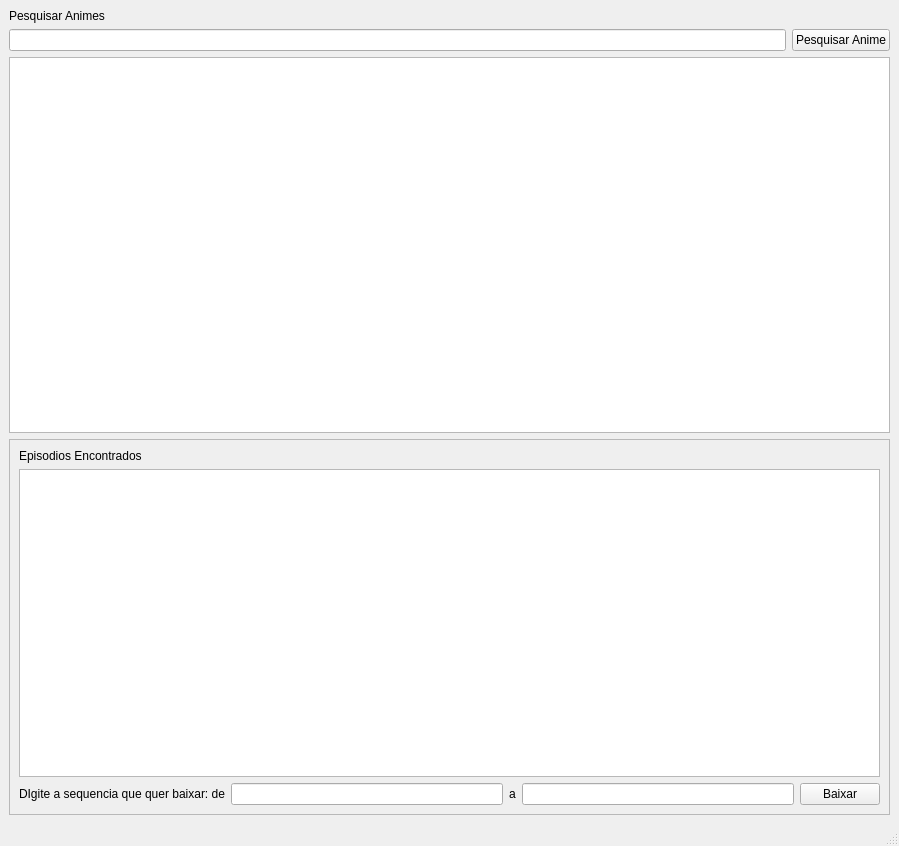
<?xml version="1.0" encoding="UTF-8"?>
<ui version="4.0">
 <class>MainWindow</class>
 <widget class="QMainWindow" name="MainWindow">
  <property name="geometry">
   <rect>
    <x>0</x>
    <y>0</y>
    <width>899</width>
    <height>846</height>
   </rect>
  </property>
  <property name="windowTitle">
   <string>MainWindow</string>
  </property>
  <widget class="QWidget" name="centralwidget">
   <layout class="QGridLayout" name="gridLayout_2">
    <item row="0" column="0">
     <layout class="QGridLayout" name="gridLayout">
      <item row="1" column="0">
       <widget class="QLineEdit" name="ed_nome"/>
      </item>
      <item row="1" column="1">
       <widget class="QPushButton" name="bt_pesquisar">
        <property name="text">
         <string>Pesquisar Anime</string>
        </property>
       </widget>
      </item>
      <item row="2" column="0" colspan="2">
       <widget class="QListWidget" name="lista"/>
      </item>
      <item row="3" column="0" colspan="2">
       <widget class="QFrame" name="frame">
        <property name="frameShape">
         <enum>QFrame::StyledPanel</enum>
        </property>
        <property name="frameShadow">
         <enum>QFrame::Raised</enum>
        </property>
        <layout class="QGridLayout" name="gridLayout_3">
         <item row="2" column="3">
          <widget class="QLineEdit" name="lineEdit_2"/>
         </item>
         <item row="0" column="0">
          <widget class="QLabel" name="label_2">
           <property name="text">
            <string>Episodios Encontrados</string>
           </property>
          </widget>
         </item>
         <item row="2" column="2">
          <widget class="QLabel" name="label_4">
           <property name="text">
            <string>a</string>
           </property>
          </widget>
         </item>
         <item row="2" column="0">
          <widget class="QLabel" name="label_3">
           <property name="text">
            <string>DIgite a sequencia que quer baixar: de</string>
           </property>
          </widget>
         </item>
         <item row="2" column="1">
          <widget class="QLineEdit" name="lineEdit"/>
         </item>
         <item row="2" column="4">
          <widget class="QPushButton" name="pushButton">
           <property name="text">
            <string>Baixar</string>
           </property>
          </widget>
         </item>
         <item row="1" column="0" colspan="5">
          <widget class="QPlainTextEdit" name="plainTextEdit"/>
         </item>
        </layout>
       </widget>
      </item>
      <item row="0" column="0" colspan="2">
       <widget class="QLabel" name="label">
        <property name="text">
         <string>Pesquisar Animes</string>
        </property>
       </widget>
      </item>
     </layout>
    </item>
   </layout>
  </widget>
  <widget class="QStatusBar" name="statusbar"/>
 </widget>
 <resources/>
 <connections/>
</ui>
